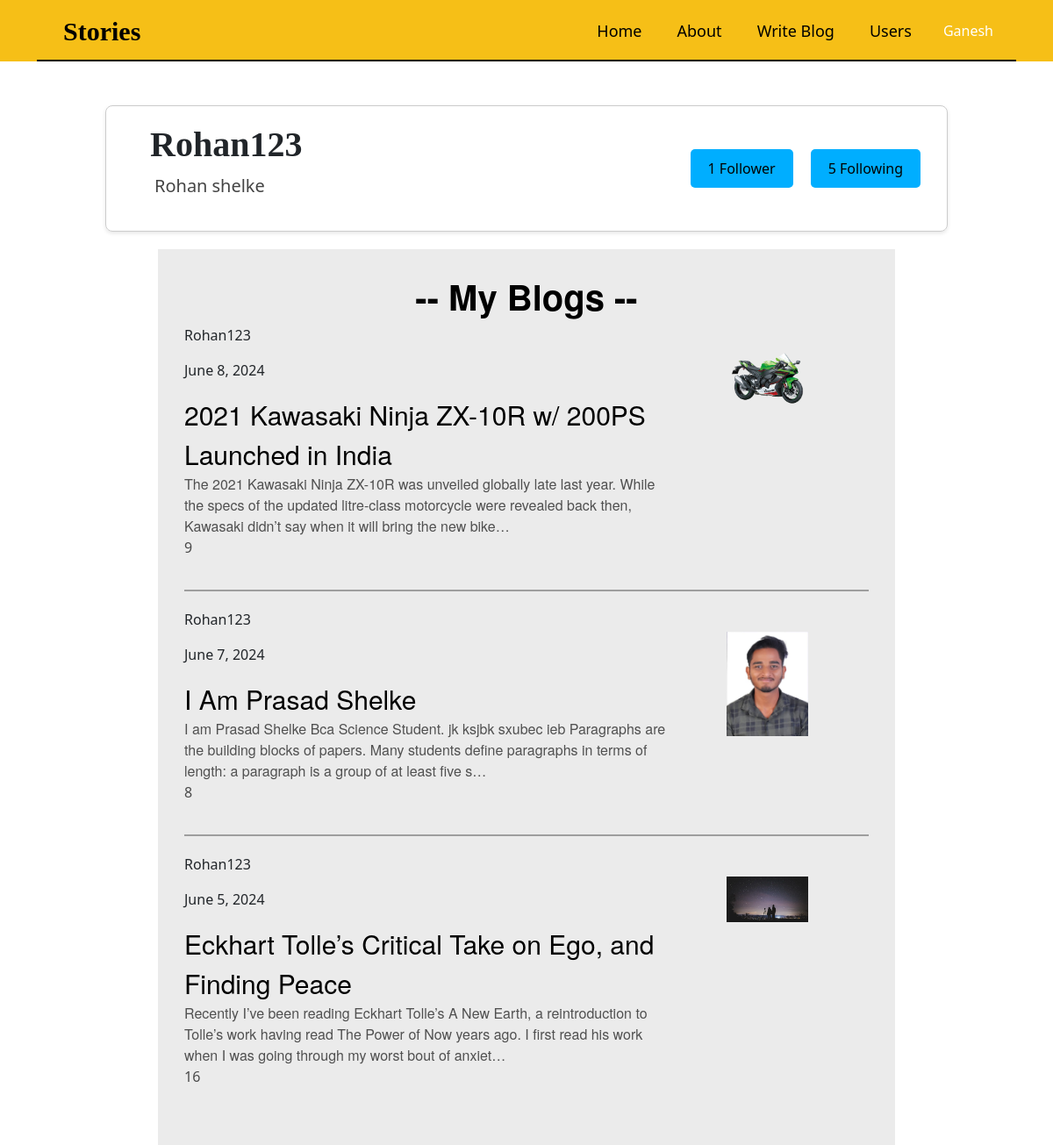
Screenshot of /profile/2/ (signed in) with the database file from the repository.
### Blogs/models.py (models this page shows, shortened)
class BaseModel(models.Model):
  id = models.UUIDField(default=uuid.uuid4, editable=False, primary_key=True)
  created_at = models.DateTimeField(auto_now_add=True)
  updated_at = models.DateTimeField(auto_now=True)
  class Meta:
    abstract = True

class Blog(BaseModel):
  title = models.CharField(max_length=200)
  content = models.TextField()
  author = models.ForeignKey(User, on_delete=models.CASCADE, related_name='blogs')
  blog_image = models.ImageField(upload_to = "public/static/", default="/")
  like_count = models.IntegerField(default=0)
  class Meta:
    ordering = ['-created_at']

### Blogs/views.py (the view)
# urls.py: path('profile/<int:id>/', displayProfile, name="displayProfile"),
def displayProfile(request, id):
  user = User.objects.get(id=id)
  followers_ids = Follow.objects.filter(following=user).values_list('follower__id', flat=True)
  followers_user = User.objects.filter(id__in=followers_ids)
  followings_ids = Follow.objects.filter(follower=user).values_list('following__id', flat=True)
  followings_user = User.objects.filter(id__in=followings_ids)
  user_blogs = Blog.objects.filter(author=user)
  is_following = False
  if request.user.is_authenticated:
    is_following = Follow.objects.filter(follower=request.user, following=user).exists()
  print(is_following)
  context = {
    'user':user,
    'followers':followers_user,
    'followings':followings_user,
    'blogs':user_blogs,
    'followers_count':followers_user.count(),
    'following_count':followings_user.count(),
    'is_following':is_following
  }
  return render(request, "profile.html", context)

### Blogs/templates/profile.html (shortened to what this page needs)
<!DOCTYPE html>
<html lang="en">
<head>
  <link rel="stylesheet" href="/static/CSS/base.css">
  <link rel="stylesheet" href="/static/CSS/displayPost.css">
  <link rel="stylesheet" href="/static/CSS/profile.css">
  <link href="https://cdn.jsdelivr.net/npm/bootstrap@5.3.3/dist/css/bootstrap.min.css" rel="stylesheet"
>
  <link rel="stylesheet" href="https://cdn.jsdelivr.net/npm/bootstrap-icons@1.3.0/font/bootstrap-icons.css">
</head>
<body>
  <div class="navbar-container">
    <nav class="custom-navbar">
      <a class="custom-navbar-brand" href="/">Stories</a>
      <div class="custom-navbar-right">
        <a href="/">Home</a>
        <a href="/about">About</a>
        <a href="/createBlog">Write Blog</a>
        <a href="/testing">Users</a>
        <div class="dropdown-center">
          {% if request.user.is_authenticated %}
          <div class="nav-item custom-dropdown-container">
            <button class="custom-dropdown-toggle">{{ request.user.username }}</button>
          </div>
          {% else %}
          <a href="/login" class="btn btn-outline-secondary">Get Started</a>
          {% endif %}
        </div>
      </div>
      <div class="custom-navbar-divider"></div>
    </nav>
  </div>
  <div class="profile-container">
    <div class="sub-profile-container">
      <div class="user-info">
        <h3 class="username">{{ user.username }}</h3>
        <div class="name-container">
          <p class="name">{{ user.first_name }}</p>
          <p class="name">{{ user.last_name }}</p>
        </div>
      </div>
      <div class="user-follow-following">
        <div class="user-follower">
          <button class="dropdown-btn" onclick="toggleDropdown('followersDropdown')">{{followers_count}} Follower</button>
        </div>
        <div class="user-following">
          <button class="dropdown-btn" onclick="toggleDropdown('followingDropdown')">{{following_count}} Following</button>
        </div>
      </div>
    </div>
  </div>
  <div class="blog-container">
    <h3 class="blog-name">-- My Blogs --</h3>
    {% for blog in blogs %}
    <div class="blog-entry">
      <div class="blog-flex-container">
        <div class="blog-text-container">
          <p class="blog-username">{{ blog.author.username }}</p>
          <p>{{ blog.created_at|date:"F j, Y" }}</p>
          <a href="/displayBlog/{{blog.id}}" class="blog-title">{{ blog.title }}</a><br>
          <a href="/displayBlog/{{blog.id}}" class="blog-content">{{ blog.content | truncatechars:200 }}</a>
          <p class="likecount">{{blog.like_count}}</p>
        </div>
        <div class="blog-image">
          {% if blog.blog_image %}
          <img src="{{ blog.blog_image.url }}">
          {% endif %}
        </div>
      </div>
      {% if not forloop.last %}
      <div class="horizontal-line"></div>
      {% endif %}
    </div>
    {% endfor %}
  </div>
</body>
</html>

### Blogs/static/CSS/base.css (style rules this page uses)
body { margin: 0; padding: 0; font-family: Arial, sans-serif; background-image: url(); }
.navbar-container { display: flex; background-color: #F6BF17; justify-content: center; width: 100%; }
.custom-navbar { height: 70px; display: flex; background-color: #F6BF17; align-items: center; justify-content: space-between; padding: 0 20px; position: relative; width: 93%; }
.custom-navbar .custom-navbar-brand { font-size: 30px; font-weight: bold; color: rgb(0, 0, 0); text-decoration: none; font-family: gt-super, Georgia, Cambria, "Times New Roman", Times, serif; }
.custom-navbar a { font-size: 18px; color: rgb(0, 0, 0); text-align: center; padding: 0 10px; text-decoration: none; }
.custom-navbar .custom-navbar-right { display: flex; gap: 20px; }
.custom-dropdown-container { position: relative; z-index: 1000; }
.custom-dropdown-toggle { background: none; border: none; cursor: pointer; color: white; }
.custom-navbar-divider { width: 100%; height: 2px; background-color: rgb(0, 0, 0); position: absolute; bottom: 0; left: 0; }
* { scrollbar-width: thin; scrollbar-color: #351919 #c5a0a0; }

### Blogs/static/CSS/displayPost.css (style rules this page uses)
.navbar-container { display: flex; background-color: #F6BF17; justify-content: center; width: 100%; }
.custom-navbar { height: 70px; display: flex; background-color: #F6BF17; align-items: center; justify-content: space-between; padding: 0 20px; position: relative; width: 93%; }
.custom-navbar .custom-navbar-brand { font-size: 30px; font-weight: bold; color: rgb(0, 0, 0); text-decoration: none; font-family: gt-super, Georgia, Cambria, "Times New Roman", Times, serif; }
.custom-navbar a { font-size: 18px; color: rgb(0, 0, 0); text-align: center; padding: 0 10px; text-decoration: none; }
.custom-navbar .custom-navbar-right { display: flex; gap: 20px; }
body { margin: 0; padding: 0; font-family: Arial, sans-serif; background-image: url(); }
.custom-dropdown-container { position: relative; z-index: 1000; }
.custom-dropdown-toggle { background: none; border: none; cursor: pointer; color: white; }
.custom-navbar-divider { width: 100%; height: 2px; background-color: rgb(0, 0, 0); position: absolute; bottom: 0; left: 0; }
* { scrollbar-width: thin; scrollbar-color: #351919 #c5a0a0; }
.blog-username { display: flex; }

### Blogs/static/CSS/profile.css (style rules this page uses)
.profile-container { display: flex; justify-content: center; align-items: center; margin-top: 50px; margin-bottom: 20px; }
.sub-profile-container { display: flex; justify-content: space-between; align-items: center; width: 80%; border: 1px solid #ccc; border-radius: 8px; box-shadow: 0 2px 4px rgba(0, 0, 0, 0.1); padding: 20px; }
.user-info { flex: 1; margin-right: 20px; margin-left: 30px; }
.name-container { display: flex; }
.user-follow-following { display: flex; justify-content: center; align-items: center; }
.user-follow-following>div { margin: 0 10px; }
.dropdown-btn { background-color: rgb(0, 174, 255); color: rgb(2, 2, 2); padding: 10px 20px; border: none; cursor: pointer; text-align: center; border-radius: 5px; }
.username { font-size: 40px; font-weight: 800; font-family: Georgia, serif; }
.name { font-size: 20px; color: #444444; margin-left: 5px; }
.blog-container { margin: 0 auto; margin-top: 20px; padding: 30px; width: 70%; background-color: #ebebeb; }
.blog-text-container { width: 90%; }
.blog-image { width: 38%; margin-top: 16px; display: flex; justify-content: center; align-items: center; position: relative; }
.blog-image img { max-width: 40%; max-height: auto; margin-top: 10px; }
.blog-flex-container { display: flex; align-items: flex-start; margin-bottom: 20px; }
.horizontal-line { width: 100%; height: 2px; background-color: rgb(158, 158, 158); margin: 20px 0; }
.blog-title { font-size: 30px; color: black; text-decoration: none; font-family: sohne, "Helvetica Neue", Helvetica, Arial, sans-serif; }
.blog-content { text-decoration: none; color: rgb(80, 80, 80); font-family: sohne, "Helvetica Neue", Helvetica, Arial, sans-serif; }
.likecount { color: rgb(73, 73, 73); }
.blog-name { text-align: center; color: black; font-family: sohne, "Helvetica Neue", Helvetica, Arial, sans-serif; font-size: 40px; font-weight: 900; }

### rows the page displays
Blog: author.username "Rohan123", created_at "June 8, 2024", title "2021 Kawasaki Ninja ZX-10R w/ 200PS Launched in India", content "The 2021 Kawasaki Ninja ZX-10R was unveiled globally late last year. While the specs of the updated litre-class motorcycle were revealed back then, Kawasaki didn’t say when it will bring the new bike…", like_count "9", blog_image (picture)
Blog: author.username "Rohan123", created_at "June 7, 2024", title "I Am Prasad Shelke", content "I am Prasad Shelke Bca Science Student. jk ksjbk sxubec ieb Paragraphs are the building blocks of papers. Many students define paragraphs in terms of length: a paragraph is a group of at least five s…", like_count "8", blog_image (picture)
Blog: author.username "Rohan123", created_at "June 5, 2024", title "Eckhart Tolle’s Critical Take on Ego, and Finding Peace", content "Recently I’ve been reading Eckhart Tolle’s A New Earth, a reintroduction to Tolle’s work having read The Power of Now years ago. I first read his work when I was going through my worst bout of anxiet…", like_count "16", blog_image (picture)

### other values shown
{{ request.user.username }} "Ganesh"
{{ user.username }} "Rohan123"
{{ user.first_name }} "Rohan"
{{ user.last_name }} "shelke"
{{ followers_count }} "1"
{{ following_count }} "5"
